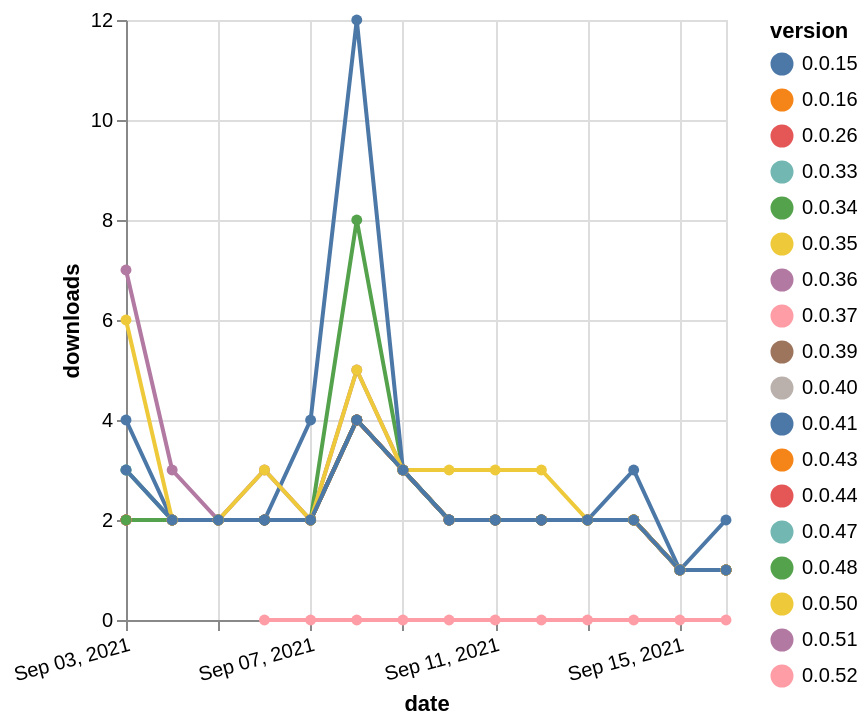

This figure's Vega-Lite source:
### Vega-Lite specification from a JSON file in a GitHub repository (floating-point values rounded to 4 significant figures; data arrays with more than 128 entries replaced by an {"elided": "..."} marker saying what was removed)
{"$schema": "https://vega.github.io/schema/vega-lite/v5.json", "description": "A simple bar chart with embedded data.", "data": {"values": {"elided": "249 records"}}, "width": "container", "mark": {"type": "line", "point": {"filled": true}}, "encoding": {"x": {"field": "date", "type": "temporal", "timeUnit": "yearmonthdate", "title": "date", "axis": {"labelAngle": -15}}, "y": {"field": "delta", "type": "quantitative", "title": "downloads"}, "color": {"field": "version", "type": "nominal"}, "tooltip": {"field": "delta"}}}
